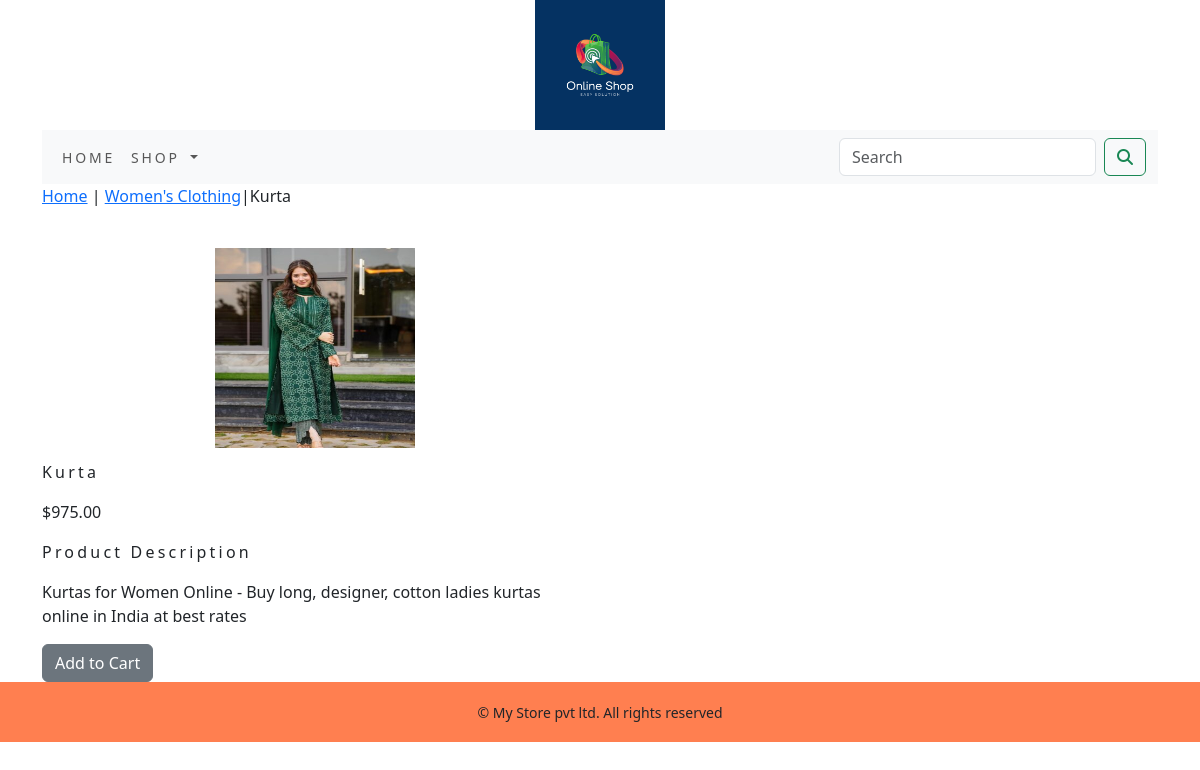
Screenshot of /shop/womens-clothing/kurta/ with the database file from the repository.
### shop/models.py (models this page shows, shortened)
class Product(models.Model):
    name=models.CharField(max_length=250,unique=True)
    slug=models.SlugField(max_length=250,unique=True)
    description=models.TextField(blank=True)
    price=models.DecimalField(max_digits=10,decimal_places=2)
    category=models.ForeignKey(Category,on_delete=models.CASCADE)
    image=models.ImageField(upload_to='product',blank=True)
    stock=models.IntegerField()
    available=models.BooleanField(default=True)
    created=models.DateTimeField(auto_now_add=True)
    updated=models.DateTimeField(auto_now=True)
    class Meta:
        ordering=('name',)
        verbose_name='product'
        verbose_name_plural='products'

class Category(models.Model):
    name=models.CharField(max_length=250,unique=True)
    slug=models.SlugField(max_length=250,unique=True)
    description=models.TextField(blank=True)
    image=models.ImageField(upload_to='category',blank=True)
    class Meta:
        ordering=('name',)
        verbose_name='category'
        verbose_name_plural='categories'
    def get_url(self):
        return reverse('shop:products_by_category',args=[self.slug])
    def __str__(self):
        return  '{}'.format(self.name)

### shop/views.py (the view)
# urls.py: path('<slug:c_slug>/<slug:product_slug>/',views.proDetail,name='prodCatdetail')
def proDetail(request,c_slug,product_slug):
    try:
        product=Product.objects.get(category__slug=c_slug,slug=product_slug)
    except Exception as e:
        raise e
    return render(request,'product.html',{'product':product})

### cart/context_processors.py (called while the page is built)
def counter(request):
    item_count=0
    if 'admin' in request.path:
        return {}
    else:
        try:
            cart=Cart.objects.filter(cart_id=_cart_id(request))
            cart_items=CartItem.objects.all().filter(cart=cart[:1])
            for cart_item in cart_items:
                item_count+=cart_item.quantity
        except Cart.DoesNotExist:
            item_count=0
    return dict(item_count=item_count)

### cart/views.py (called while the page is built)
def _cart_id(request):
    cart=request.session.session_key
    if not cart:
        cart=request.session.create()
    return cart

### shop/context_processors.py (called while the page is built)
def menu_links(request):
    links=Category.objects.all()
    return dict(links=links)

### templates/product.html (shortened to what this page needs)
{% extends 'base.html' %}
{% load static %}
{% block content %}
<div class="row my_prod_class">
  <div class="mx_auto">
    <p><a href="{% url 'shop:allProdCat' %}">Home</a> | <a href="{{product.category.get_url}}">{{product.category}}</a>|{{product.name}}</p>
  </div>
  <div class="container">
<br>
<div class="row">
  <div class="col-12 col-sm-12 col-md-12 col-lg-6 text-center">
    <div style="min-width:18rem">
      <img src="{{product.image.url}}" alt="{{product.name}}" style="height:200px;width:200px">
    </div>
  </div>
</div>
    <div class="col-12 col-sm-12 col-md-12 col-lg-6">
        <div>
      <h1 class="my_prod_title">{{product.name}}</h1>
      <p>${{product.price}}</p>
      <p class="my_title">Product Description</p>
      <p class="text-justify my_prod_text">{{product.description}}</p>
      {% if product.stock <= 0 %}
      <p class="text-justify my_prod_text"><b>Out of Stock</b></p>
      {% else %}
      <a class="btn btn-secondary" href="{% url 'cart:add_cart' product.id %}">Add to Cart</a>
      {% endif %}
    </div>
  </div>
</div>
</div>
{% endblock %}

### static/css/custom.css (style rules this page uses)
body { font-family: 'Nova Square', sans-serif; }
.my_title { font-size : 16px; text_transform : uppercase; letter-spacing : .2em; }
.my_prod_title { font-size : 16px; text_transform : uppercase; letter-spacing : .2em; padding-top : 15px; padding-bottom : 10px; }
.my_prod_text { padding-right : 20px; }

### rows the page displays
Product: category "Women's Clothing", name "Kurta", image (picture), price "975.00", description "Kurtas for Women Online - Buy long, designer, cotton ladies kurtas online in India at best rates"
